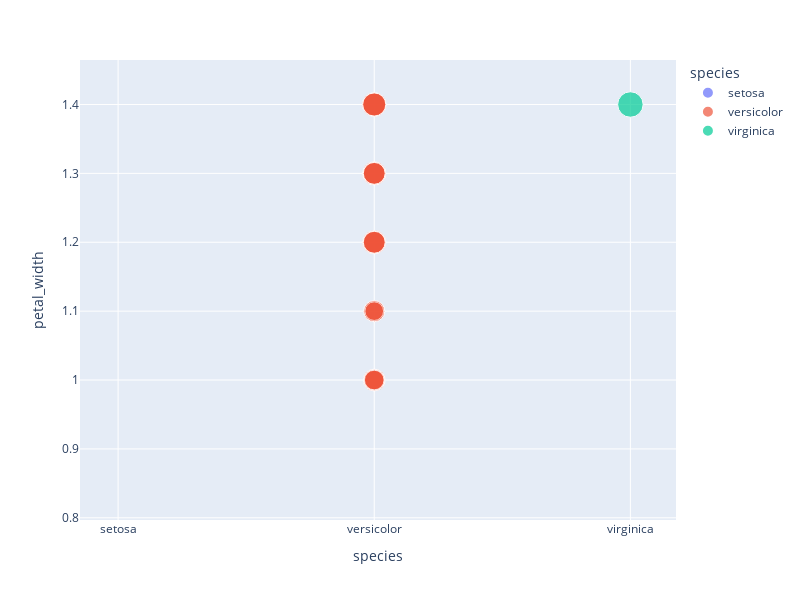

The notebook cell this image was saved under:
### Code cell
import plotly.express as px 

# using the iris dataset
df = px.data.iris() 

# plotting the bubble chart
fig = px.scatter(df, x="species", y="petal_width", 
				size="petal_length", color="species") 
fig.update_layout(
    width=800,  # width in pixels
    height=600  # height in pixels
)
# showing the plot
fig.show()

### Figure 1 — Plotly figure (JSON) as saved in the notebook; plotly's stock layout.template omitted (floating-point values rounded to 4 significant figures)
{"data": [{"hovertemplate": "species=%{x}<br>petal_width=%{y}<br>petal_length=%{marker.size}<extra></extra>", "legendgroup": "setosa", "marker": {"color": "#636efa", "size": [1.4, 1.4, 1.3, 1.5, 1.4, 1.7, 1.4, 1.5, 1.4, 1.5, 1.5, 1.6, 1.4, 1.1, 1.2, 1.5, 1.3, 1.4, 1.7, 1.5, 1.7, 1.5, 1, 1.7, 1.9, 1.6, 1.6, 1.5, 1.4, 1.6, 1.6, 1.5, 1.5, 1.4, 1.5, 1.2, 1.3, 1.5, 1.3, 1.5, 1.3, 1.3, 1.3, 1.6, 1.9, 1.4, 1.6, 1.4, 1.5, 1.4], "sizemode": "area", "sizeref": 0.01725, "symbol": "circle"}, "mode": "markers", "name": "setosa", "orientation": "v", "showlegend": true, "type": "scatter", "x": ["setosa", "setosa", "setosa", "setosa", "setosa", "setosa", "setosa", "setosa", "setosa", "setosa", "setosa", "setosa", "setosa", "setosa", "setosa", "setosa", "setosa", "setosa", "setosa", "setosa", "setosa", "setosa", "setosa", "setosa", "setosa", "setosa", "setosa", "setosa", "setosa", "setosa", "setosa", "setosa", "setosa", "setosa", "setosa", "setosa", "setosa", "setosa", "setosa", "setosa", "setosa", "setosa", "setosa", "setosa", "setosa", "setosa", "setosa", "setosa", "setosa", "setosa"], "xaxis": "x", "y": [0.2, 0.2, 0.2, 0.2, 0.2, 0.4, 0.3, 0.2, 0.2, 0.1, 0.2, 0.2, 0.1, 0.1, 0.2, 0.4, 0.4, 0.3, 0.3, 0.3, 0.2, 0.4, 0.2, 0.5, 0.2, 0.2, 0.4, 0.2, 0.2, 0.2, 0.2, 0.4, 0.1, 0.2, 0.1, 0.2, 0.2, 0.1, 0.2, 0.2, 0.3, 0.3, 0.2, 0.6, 0.4, 0.3, 0.2, 0.2, 0.2, 0.2], "yaxis": "y"}, {"hovertemplate": "species=%{x}<br>petal_width=%{y}<br>petal_length=%{marker.size}<extra></extra>", "legendgroup": "versicolor", "marker": {"color": "#EF553B", "size": [4.7, 4.5, 4.9, 4, 4.6, 4.5, 4.7, 3.3, 4.6, 3.9, 3.5, 4.2, 4, 4.7, 3.6, 4.4, 4.5, 4.1, 4.5, 3.9, 4.8, 4, 4.9, 4.7, 4.3, 4.4, 4.8, 5, 4.5, 3.5, 3.8, 3.7, 3.9, 5.1, 4.5, 4.5, 4.7, 4.4, 4.1, 4, 4.4, 4.6, 4, 3.3, 4.2, 4.2, 4.2, 4.3, 3, 4.1], "sizemode": "area", "sizeref": 0.01725, "symbol": "circle"}, "mode": "markers", "name": "versicolor", "orientation": "v", "showlegend": true, "type": "scatter", "x": ["versicolor", "versicolor", "versicolor", "versicolor", "versicolor", "versicolor", "versicolor", "versicolor", "versicolor", "versicolor", "versicolor", "versicolor", "versicolor", "versicolor", "versicolor", "versicolor", "versicolor", "versicolor", "versicolor", "versicolor", "versicolor", "versicolor", "versicolor", "versicolor", "versicolor", "versicolor", "versicolor", "versicolor", "versicolor", "versicolor", "versicolor", "versicolor", "versicolor", "versicolor", "versicolor", "versicolor", "versicolor", "versicolor", "versicolor", "versicolor", "versicolor", "versicolor", "versicolor", "versicolor", "versicolor", "versicolor", "versicolor", "versicolor", "versicolor", "versicolor"], "xaxis": "x", "y": [1.4, 1.5, 1.5, 1.3, 1.5, 1.3, 1.6, 1, 1.3, 1.4, 1, 1.5, 1, 1.4, 1.3, 1.4, 1.5, 1, 1.5, 1.1, 1.8, 1.3, 1.5, 1.2, 1.3, 1.4, 1.4, 1.7, 1.5, 1, 1.1, 1, 1.2, 1.6, 1.5, 1.6, 1.5, 1.3, 1.3, 1.3, 1.2, 1.4, 1.2, 1, 1.3, 1.2, 1.3, 1.3, 1.1, 1.3], "yaxis": "y"}, {"hovertemplate": "species=%{x}<br>petal_width=%{y}<br>petal_length=%{marker.size}<extra></extra>", "legendgroup": "virginica", "marker": {"color": "#00cc96", "size": [6, 5.1, 5.9, 5.6, 5.8, 6.6, 4.5, 6.3, 5.8, 6.1, 5.1, 5.3, 5.5, 5, 5.1, 5.3, 5.5, 6.7, 6.9, 5, 5.7, 4.9, 6.7, 4.9, 5.7, 6, 4.8, 4.9, 5.6, 5.8, 6.1, 6.4, 5.6, 5.1, 5.6, 6.1, 5.6, 5.5, 4.8, 5.4, 5.6, 5.1, 5.1, 5.9, 5.7, 5.2, 5, 5.2, 5.4, 5.1], "sizemode": "area", "sizeref": 0.01725, "symbol": "circle"}, "mode": "markers", "name": "virginica", "orientation": "v", "showlegend": true, "type": "scatter", "x": ["virginica", "virginica", "virginica", "virginica", "virginica", "virginica", "virginica", "virginica", "virginica", "virginica", "virginica", "virginica", "virginica", "virginica", "virginica", "virginica", "virginica", "virginica", "virginica", "virginica", "virginica", "virginica", "virginica", "virginica", "virginica", "virginica", "virginica", "virginica", "virginica", "virginica", "virginica", "virginica", "virginica", "virginica", "virginica", "virginica", "virginica", "virginica", "virginica", "virginica", "virginica", "virginica", "virginica", "virginica", "virginica", "virginica", "virginica", "virginica", "virginica", "virginica"], "xaxis": "x", "y": [2.5, 1.9, 2.1, 1.8, 2.2, 2.1, 1.7, 1.8, 1.8, 2.5, 2, 1.9, 2.1, 2, 2.4, 2.3, 1.8, 2.2, 2.3, 1.5, 2.3, 2, 2, 1.8, 2.1, 1.8, 1.8, 1.8, 2.1, 1.6, 1.9, 2, 2.2, 1.5, 1.4, 2.3, 2.4, 1.8, 1.8, 2.1, 2.4, 2.3, 1.9, 2.3, 2.5, 2.3, 1.9, 2, 2.3, 1.8], "yaxis": "y"}], "layout": {"height": 600, "legend": {"itemsizing": "constant", "title": {"text": "species"}, "tracegroupgap": 0}, "margin": {"t": 60}, "width": 800, "xaxis": {"anchor": "y", "autorange": true, "categoryarray": ["setosa", "versicolor", "virginica"], "categoryorder": "array", "domain": [0, 1], "range": [-0.1491, 2.179], "title": {"text": "species"}, "type": "category"}, "yaxis": {"anchor": "x", "autorange": false, "domain": [0, 1], "range": [0.7968, 1.465], "title": {"text": "petal_width"}, "type": "linear"}}}
